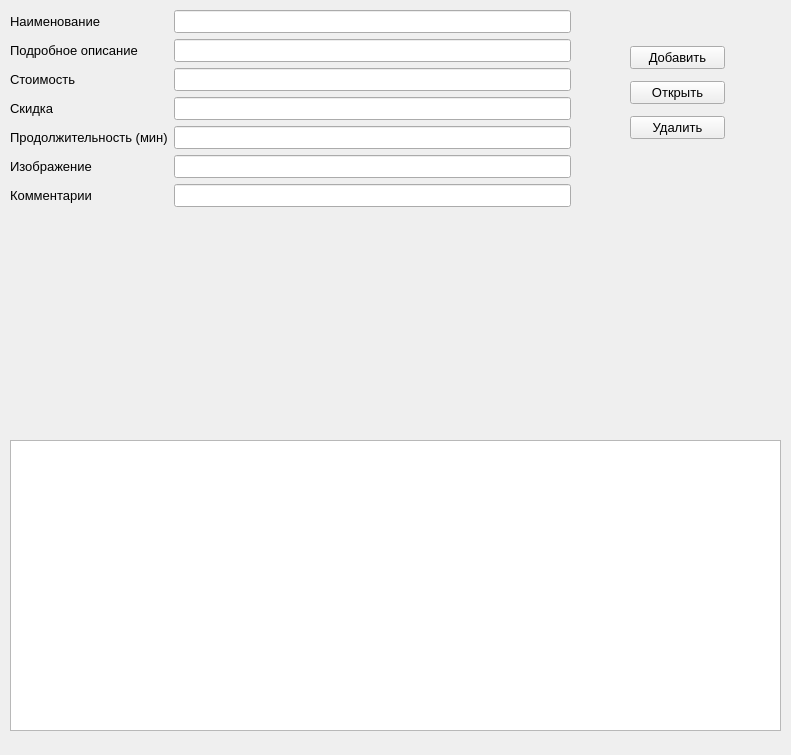
<?xml version="1.0" encoding="UTF-8"?>
<ui version="4.0">
 <class>Form</class>
 <widget class="QWidget" name="Form">
  <property name="geometry">
   <rect>
    <x>0</x>
    <y>0</y>
    <width>791</width>
    <height>755</height>
   </rect>
  </property>
  <property name="font">
   <font>
    <pointsize>10</pointsize>
   </font>
  </property>
  <property name="windowTitle">
   <string>Uslugi</string>
  </property>
  <widget class="QWidget" name="layoutWidget">
   <property name="geometry">
    <rect>
     <x>630</x>
     <y>40</y>
     <width>95</width>
     <height>106</height>
    </rect>
   </property>
   <layout class="QVBoxLayout" name="verticalLayout">
    <item>
     <widget class="QPushButton" name="pushButton_2">
      <property name="text">
       <string>Добавить</string>
      </property>
     </widget>
    </item>
    <item>
     <widget class="QPushButton" name="pushButton">
      <property name="text">
       <string>Открыть</string>
      </property>
     </widget>
    </item>
    <item>
     <widget class="QPushButton" name="pushButton_3">
      <property name="text">
       <string>Удалить</string>
      </property>
     </widget>
    </item>
   </layout>
  </widget>
  <widget class="QTableWidget" name="tableWidget">
   <property name="geometry">
    <rect>
     <x>10</x>
     <y>440</y>
     <width>771</width>
     <height>291</height>
    </rect>
   </property>
  </widget>
  <widget class="QWidget" name="">
   <property name="geometry">
    <rect>
     <x>10</x>
     <y>10</y>
     <width>561</width>
     <height>415</height>
    </rect>
   </property>
   <layout class="QFormLayout" name="formLayout">
    <item row="0" column="0">
     <widget class="QLabel" name="label">
      <property name="text">
       <string>Наименование</string>
      </property>
     </widget>
    </item>
    <item row="0" column="1">
     <widget class="QLineEdit" name="leFamilia"/>
    </item>
    <item row="1" column="0">
     <widget class="QLabel" name="label_2">
      <property name="text">
       <string>Подробное описание</string>
      </property>
     </widget>
    </item>
    <item row="1" column="1">
     <widget class="QLineEdit" name="leFamilia_2"/>
    </item>
    <item row="2" column="1">
     <widget class="QLineEdit" name="leFamilia_3"/>
    </item>
    <item row="3" column="1">
     <widget class="QLineEdit" name="leFamilia_4"/>
    </item>
    <item row="4" column="1">
     <widget class="QLineEdit" name="leFamilia_5"/>
    </item>
    <item row="5" column="1">
     <widget class="QLineEdit" name="leFamilia_6"/>
    </item>
    <item row="6" column="1">
     <widget class="QLineEdit" name="leFamilia_7"/>
    </item>
    <item row="2" column="0">
     <widget class="QLabel" name="label_3">
      <property name="text">
       <string>Стоимость</string>
      </property>
     </widget>
    </item>
    <item row="3" column="0">
     <widget class="QLabel" name="label_4">
      <property name="text">
       <string>Скидка</string>
      </property>
     </widget>
    </item>
    <item row="4" column="0">
     <widget class="QLabel" name="label_6">
      <property name="text">
       <string>Продолжительность (мин)</string>
      </property>
     </widget>
    </item>
    <item row="5" column="0">
     <widget class="QLabel" name="label_5">
      <property name="text">
       <string>Изображение</string>
      </property>
     </widget>
    </item>
    <item row="6" column="0">
     <widget class="QLabel" name="label_7">
      <property name="text">
       <string>Комментарии</string>
      </property>
     </widget>
    </item>
   </layout>
  </widget>
 </widget>
 <resources/>
 <connections/>
</ui>
